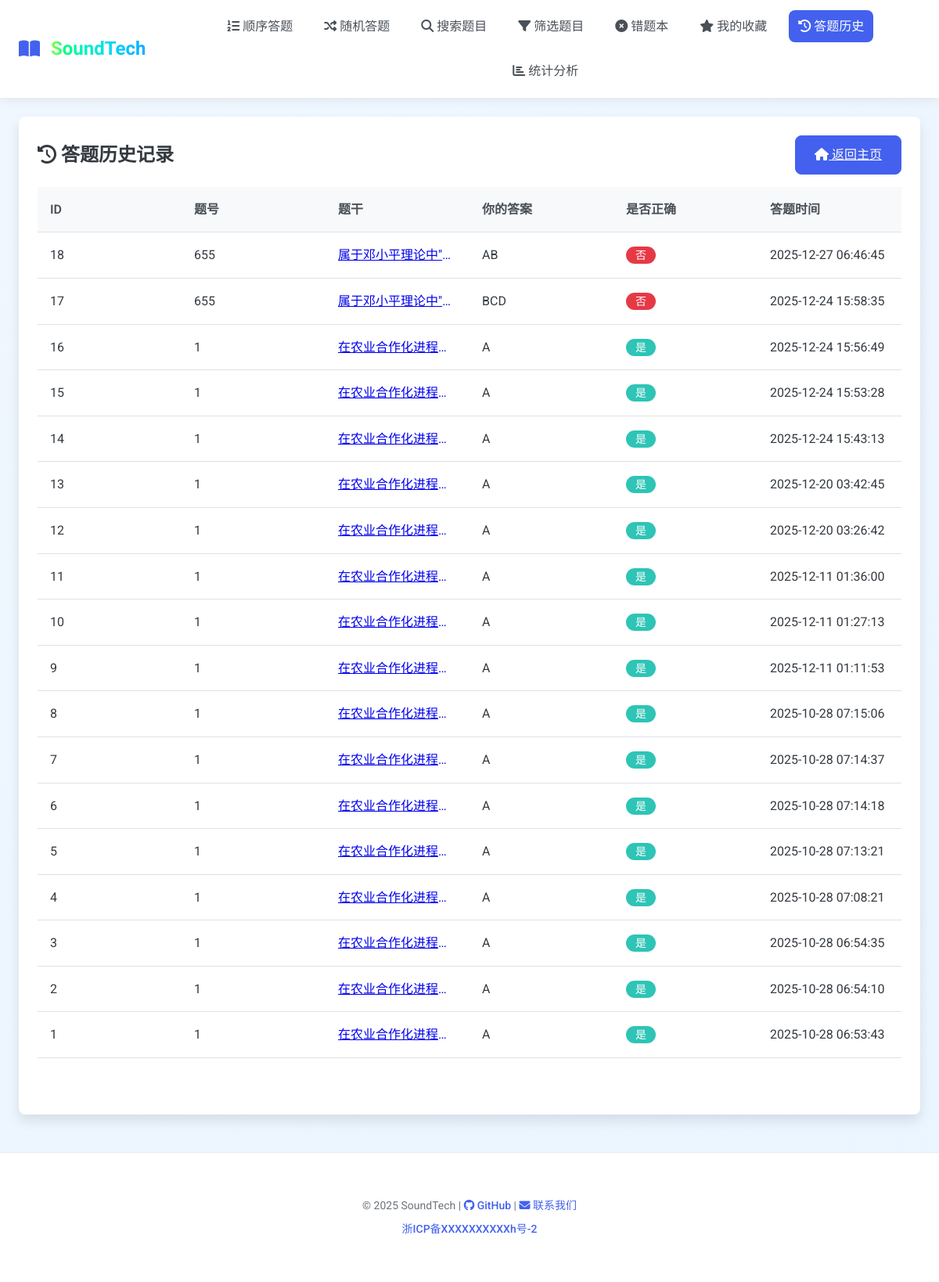
Screenshot of /history (signed in) with the database file from the repository.
### tables this page shows
CREATE TABLE history (
        id INTEGER PRIMARY KEY AUTOINCREMENT,
        user_id INTEGER NOT NULL,
        question_id TEXT NOT NULL,
        user_answer TEXT NOT NULL,
        correct INTEGER NOT NULL,
        timestamp DATETIME DEFAULT CURRENT_TIMESTAMP,
        FOREIGN KEY (user_id) REFERENCES users(id)
    );

CREATE TABLE questions (
        id TEXT PRIMARY KEY,
        stem TEXT NOT NULL,
        answer TEXT NOT NULL,
        difficulty TEXT,
        qtype TEXT,
        category TEXT,
        options TEXT, -- JSON stored options
        created_at DATETIME DEFAULT CURRENT_TIMESTAMP
    );

### app.py (the view)
@app.route("/history")
@login_required
def show_history():
    user_id = get_user_id()
    rows = show_history_util(user_id)
    history_data = []
    for row in rows:
        q = fetch_question(row['question_id'])
        stem = q['stem'] if q else "题目已删除"
        history_data.append({
            "id": row['id'],
            "question_id": row['question_id'],
            "stem": stem,
            "user_answer": row['user_answer'],
            "correct": row['correct'],
            "timestamp": row['timestamp']
        })
    return render_template("history.html", history=history_data)

### app.py (called while the page is built)
@app.before_request
def log_request_info():
    if request.endpoint not in ['static']:
        app.logger.debug(f"请求: {request.method} {request.url} - IP: {request.remote_addr} - User-Agent: {request.headers.get('User-Agent', 'Unknown')}")

@app.after_request
def log_response_info(response):
    if request.endpoint not in ['static']:
        app.logger.debug(f"响应: {response.status_code} - {request.method} {request.url}")
    return response

### handlers/authentication.py (called while the page is built)
def login_required(function):
    @wraps(function)
    def decorated_function(*args, **kwargs):
        if not is_logged_in():
            flash("请先登录后再访问该页面", "error")
            return redirect(url_for("login", next=request.url))
        return function(*args, **kwargs)
    return decorated_function

def is_logged_in() -> bool:
    return "user_id" in session

def get_user_id() -> int:
    return session.get("user_id")

### handlers/database.py (called while the page is built)
def get_db() -> sqlite3.Connection:
    conn = sqlite3.connect("./static/database.db")
    conn.row_factory = sqlite3.Row
    return conn

def fetch_question(qid):
    conn = get_db()
    cursor = conn.cursor()
    cursor.execute('SELECT * FROM questions WHERE id=?', (qid,))
    row = cursor.fetchone()
    cursor.close()
    conn.close()
    if row:
        return {
            "id": row['id'],
            "stem": row['stem'],
            "answer": row['answer'],
            "difficulty": row['difficulty'],
            "type": row['qtype'],
            "category": row['category'],
            "options": json.loads(row['options'])
        }
    else:
        return None

def show_history_util(user_id):
    conn = get_db()
    cursor = conn.cursor()
    cursor.execute('SELECT * FROM history WHERE user_id=? ORDER BY timestamp DESC', (user_id,))
    rows = cursor.fetchall()
    cursor.close()
    conn.close()
    return rows

### templates/history.html (shortened to what this page needs)
{% extends 'base.html' %}
{% block content %}
<div class="card">
    <div class="card-title d-flex justify-content-between align-items-center">
        <div>
            <i class="fas fa-history"></i> 答题历史记录
        </div>
        <a href="{{ url_for('index') }}" class="btn btn-primary">
            <i class="fas fa-home"></i> 返回主页
        </a>
    </div>
    {% if history %}
    <div class="table-container">
        <table class="table">
            <thead>
                <tr>
                    <th>ID</th>
                    <th>题号</th>
                    <th>题干</th>
                    <th>你的答案</th>
                    <th>是否正确</th>
                    <th>答题时间</th>
                </tr>
            </thead>
            <tbody>
                {% for record in history %}
                <tr>
                    <td>{{ record.id }}</td>
                    <td>{{ record.question_id }}</td>
                    <td><a href="{{ url_for('show_question', qid=record.question_id) }}" class="question-text-truncate" title="{{ record.stem }}">{{ record.stem }}</a></td>
                    <td>{{ record.user_answer }}</td>
                    <td>
                        {% if record.correct == 1 %}
                        <span class="badge badge-success">是</span>
                        {% else %}
                        <span class="badge badge-danger">否</span>
                        {% endif %}
                    </td>
                    <td>{{ record.timestamp }}</td>
                </tr>
                {% endfor %}
            </tbody>
        </table>
    </div>
    {% else %}
    <div class="alert alert-info">
        <i class="fas fa-info-circle"></i> 你还没有任何答题历史记录。
    </div>
    {% endif %}
</div>
{% endblock %}

### static/style.css (style rules this page uses)
:root { --primary-color: #4361ee; --primary-hover: #3a56e7; --secondary-color: #3f8efc; --success-color: #2ec4b6; --danger-color: #e63946; --warning-color: #ffb703; --info-color: #4cc9f0; --light-color: #f8f9fa; --dark-color: #212529; --gray-100: #f8f9fa; --gray-200: #e9ecef; --gray-300: #dee2e6; --gray-400: #ced4da; --gray-500: #adb5bd; --gray-600: #6c757d; --gray-700: #495057; --gray-800: #343a40; --gray-900: #212529; --font-main: 'Roboto', 'Noto Sans SC', sans-serif; --border-radius: 0.5rem; --box-shadow: 0 0.5rem 1rem rgba(0, 0, 0, 0.1); --transition: all 0.3s ease; }
* { box-sizing: border-box; margin: 0; padding: 0; }
html { scroll-behavior: smooth; }
body { font-family: var(--font-main); background: linear-gradient(135deg, #f0f7ff 0%, #eaf5ff 100%); color: var(--gray-800); line-height: 1.6; min-height: 100vh; display: flex; flex-direction: column; }
.card { background-color: white; border-radius: var(--border-radius); box-shadow: var(--box-shadow); padding: 1.5rem; margin-bottom: 1.5rem; transition: var(--transition); }
.card-title { color: var(--gray-800); font-size: 1.5rem; margin-bottom: 1rem; font-weight: 600; }
.btn { display: inline-block; font-weight: 500; text-align: center; white-space: nowrap; vertical-align: middle; user-select: none; border: 1px solid transparent; padding: 0.75rem 1.5rem; font-size: 1rem; line-height: 1.5; border-radius: var(--border-radius); transition: var(--transition); cursor: pointer; touch-action: manipulation; -webkit-tap-highlight-color: transparent; position: relative; overflow: hidden; min-height: 2.75rem; }
.btn::after { content: ''; display: block; position: absolute; width: 100%; height: 100%; top: 0; left: 0; pointer-events: none; background-image: radial-gradient(circle, rgba(255, 255, 255, 0.3) 10%, transparent 10.01%); background-repeat: no-repeat; background-position: 50%; transform: scale(10, 10); opacity: 0; transition: transform 0.5s, opacity 0.8s; }
.btn-primary { color: #fff; background-color: var(--primary-color); border-color: var(--primary-color); }
.badge { display: inline-block; padding: 0.25rem 0.75rem; font-size: 0.875rem; font-weight: 500; line-height: 1; text-align: center; white-space: nowrap; vertical-align: baseline; border-radius: 50rem; }
.badge-success { background-color: var(--success-color); color: white; }
.badge-danger { background-color: var(--danger-color); color: white; }
.table-container { overflow-x: auto; margin-bottom: 2rem; -webkit-overflow-scrolling: touch; position: relative; }
.table-container::after { content: ''; position: absolute; top: 0; right: 0; bottom: 0; width: 20px; background: linear-gradient(to right, rgba(255, 255, 255, 0), rgba(0, 0, 0, 0.05)); pointer-events: none; opacity: 0; transition: opacity 0.3s; }
.table { width: 100%; border-collapse: collapse; margin-bottom: 1rem; table-layout: fixed; }
.table th, .table td { padding: 1rem; text-align: left; border-bottom: 1px solid var(--gray-300); word-wrap: break-word; overflow-wrap: break-word; }
.table th { font-weight: 600; color: var(--gray-700); background-color: var(--gray-100); position: sticky; top: 0; z-index: 10; }
.table tbody tr { transition: var(--transition); }
.question-text-truncate { display: block; max-width: 100%; white-space: nowrap; overflow: hidden; text-overflow: ellipsis; }
.d-flex { display: flex !important; }
.justify-content-between { justify-content: space-between !important; }
.align-items-center { align-items: center !important; }

### rows the page displays
history: question_id "655", user_answer "AB", timestamp "2025-12-27 06:46:45"
questions: stem "属于邓小平理论中\"…" "属于邓小平理论中\"…"
history: question_id "655", user_answer "BCD", timestamp "2025-12-24 15:58:35"
history: id "16", question_id "1", stem "在农业合作化进程…", user_answer "A", shows "是", timestamp "2025-12-24 15:56:49"
history: id "15", question_id "1", stem "在农业合作化进程…", user_answer "A", shows "是", timestamp "2025-12-24 15:53:28"
history: id "14", question_id "1", stem "在农业合作化进程…", user_answer "A", shows "是", timestamp "2025-12-24 15:43:13"
history: id "13", question_id "1", stem "在农业合作化进程…", user_answer "A", shows "是", timestamp "2025-12-20 03:42:45"
history: id "12", question_id "1", stem "在农业合作化进程…", user_answer "A", shows "是", timestamp "2025-12-20 03:26:42"
history: id "11", question_id "1", stem "在农业合作化进程…", user_answer "A", shows "是", timestamp "2025-12-11 01:36:00"
history: id "10", question_id "1", stem "在农业合作化进程…", user_answer "A", shows "是", timestamp "2025-12-11 01:27:13"
history: id "9", question_id "1", stem "在农业合作化进程…", user_answer "A", shows "是", timestamp "2025-12-11 01:11:53"
history: id "8", question_id "1", stem "在农业合作化进程…", user_answer "A", shows "是", timestamp "2025-10-28 07:15:06"
history: id "7", question_id "1", stem "在农业合作化进程…", user_answer "A", shows "是", timestamp "2025-10-28 07:14:37"
history: id "6", question_id "1", stem "在农业合作化进程…", user_answer "A", shows "是", timestamp "2025-10-28 07:14:18"
history: id "5", question_id "1", stem "在农业合作化进程…", user_answer "A", shows "是", timestamp "2025-10-28 07:13:21"
history: id "4", question_id "1", stem "在农业合作化进程…", user_answer "A", shows "是", timestamp "2025-10-28 07:08:21"
history: id "3", question_id "1", stem "在农业合作化进程…", user_answer "A", shows "是", timestamp "2025-10-28 06:54:35"
history: id "2", question_id "1", stem "在农业合作化进程…", user_answer "A", shows "是", timestamp "2025-10-28 06:54:10"
questions: stem "在农业合作化进程…"
history: timestamp "2025-10-28 06:53:43"

### other values shown
{{ record.id }} "18" "17" "1"
{{ record.question_id }} "1"
{{ record.user_answer }} "A"
{{ current_year|default(2025) }} "2025"
